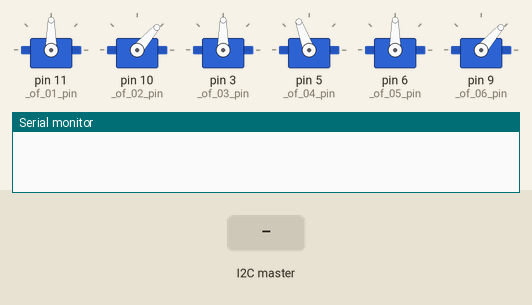
Simulated run of this sketch. Board: Arduino Uno, built with avr-gcc and run on an emulated ATmega328P. On the bench: 6 × servo, the last lines printed to the serial monitor. Inputs (shaded band) come from the test bench.

Above: at 1.2 s.
1.3 s: the I2C master sends the byte 1
At 2.2 s:
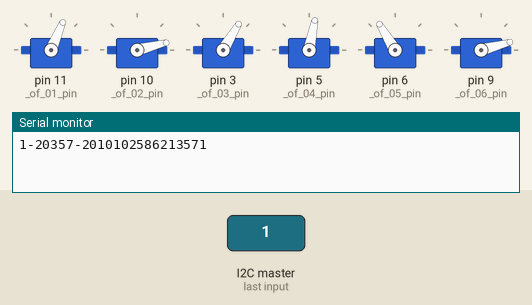
At 3.14 s:
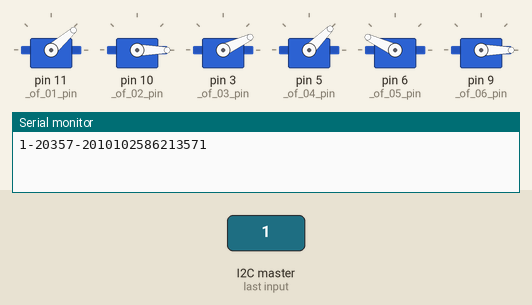
4.3 s: the I2C master sends the byte 90
7.3 s: the I2C master sends the byte 0
At 7.69 s:
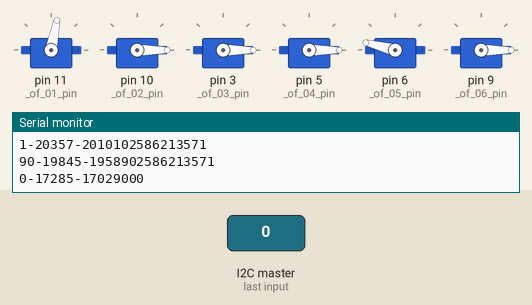
10.3 s: the I2C master sends the byte 200
13.3 s: the I2C master sends the byte 2
Timing chart, 0 to 17.3 s (numbered marks = the images above; inputs shaded):
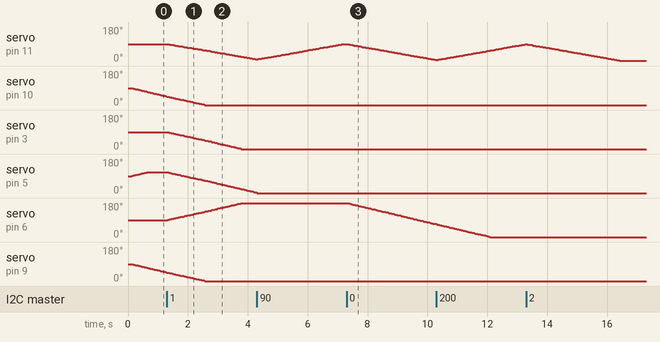

Measured:
- after the input at 1.3 s, servo on pin 11 (_of_01_pin): moves from 90° to 9° over 3.0 s, starting at once; servo on pin 3 (_of_03_pin): moves from 90° to 0° over 2.5 s, starting at once; servo on pin 5 (_of_04_pin): moves from 110° to 3° over 3.0 s, starting at once; servo on pin 6 (_of_05_pin): moves from 90° to 180° over 2.5 s, starting at once
- after the input at 7.3 s, servo on pin 11 (_of_01_pin): moves from 90° to 6° over 3.0 s, starting at once; servo on pin 6 (_of_05_pin): moves from 180° to 69° over 2.9 s, starting at once

The sketch:

robot.ino
```cpp
//add thread lib for writing non-blocking code.
#include <Thread.h>
#include <ThreadController.h>
//#include <SoftwareSerial.h>
#include <Wire.h>

#include "Control.h"
#include "PositionState.h"

//Initialize state object
Control ctl;
PositionState pos(90, 40, 90, 110, 90, 20);

ThreadController controll = ThreadController();
Thread* outputSignalThread = new Thread();

void setup() {
  Serial.begin(9600);
  while (!Serial);

  Wire.begin(8);
  Wire.onReceive(receiveEvent);

  ctl.initialRobot();

  //Initialize which function will be called when the thread start and interval time to start this thread.

  outputSignalThread->onRun(outputSignalCallback);
  outputSignalThread->setInterval(100);

  controll.add(outputSignalThread);
}

void loop() {
  controll.run();
}

void receiveEvent(int howMany) {
  int message[howMany];
  int i = 0;

  while (0 < Wire.available()) {
    int deg = Wire.read();
    message[i] = deg;
    i++;
  }
  Serial.print(message[0]); Serial.print(message[1]); Serial.print(message[2]); Serial.print(message[3]); Serial.print(message[4]); Serial.println(message[5]);
  pos.setState(message[0], message[1], message[2], message[3], message[4], message[1]);
}


void outputSignalCallback() {
  int of_01 = pos.getOF01();
  int of_02 = pos.getOF02();
  int of_03 = pos.getOF03();
  int of_04 = pos.getOF04();
  int of_05 = pos.getOF05();
  int of_06 = pos.getOF06();

  ctl.outputSignal(of_01, of_02, of_03, of_04, of_05, of_06);
}
```

Control.cpp
```cpp
#include "Arduino.h"
#include "Control.h"
#include "ServoEasing.h"

ServoEasing of_01_Servo;
ServoEasing of_02_Servo;
ServoEasing of_03_Servo;
ServoEasing of_04_Servo;
ServoEasing of_05_Servo;
ServoEasing of_06_Servo;

Control::Control() {
  //Nothing here
}

void Control::initialRobot() {
  of_01_Servo.attach(_of_01_pin);
  of_02_Servo.attach(_of_02_pin);
  of_03_Servo.attach(_of_03_pin);
  of_04_Servo.attach(_of_04_pin);
  of_05_Servo.attach(_of_05_pin);
  of_06_Servo.attach(_of_06_pin);
}

void Control::outputSignal(int of_01, int of_02, int of_03, int of_04, int of_05, int of_06) {
  of_01_Servo.startEaseTo(of_01, 30);
  of_02_Servo.startEaseTo(of_02, 40);
  of_03_Servo.startEaseTo(of_03, 40);
  of_04_Servo.startEaseTo(of_04, 40);
  of_05_Servo.startEaseTo(of_05, 40);
  of_06_Servo.startEaseTo(of_06, 40);
}
```

Control.h
```cpp
#ifndef Control_h
#define Control_h

//DOF 1: PIN11
//DOF 2: PIN10
//DOF 3: PIN3
//DOF 4: PIN5
//DOF 5: PIN6
//DOF 6: PIN9

#include "Arduino.h"

class Control {
  public:
    Control();
    void initialRobot();
    void outputSignal(int of_01, int of_02, int of_03, int of_04, int of_05, int of_06);
  private:
    int _of_01_pin = 11;
    int _of_02_pin = 10;
    int _of_03_pin = 3;
    int _of_04_pin = 5;
    int _of_05_pin = 6;
    int _of_06_pin = 9;
};

#endif
```

PositionState.cpp
```cpp
#include "Arduino.h"
#include "PositionState.h"
#include <ArduinoJson.h>

PositionState::PositionState(int of_01, int of_02, int of_03, int of_04, int of_05, int of_06) {
  _of_01 = of_01;
  _of_02 = of_02;
  _of_03 = of_03;
  _of_04 = of_04;
  _of_05 = of_05;
  _of_06 = of_06;
}

void PositionState::setState(int of_01, int of_02, int of_03, int of_04, int of_05, int of_06) {
  _of_01 = of_01;
  _of_02 = of_02;
  _of_03 = of_03;
  _of_04 = of_04;
  _of_05 = of_05;
  _of_06 = of_06;
}

int PositionState::getOF01() {
  return _of_01;
}

int PositionState::getOF02() {
  return _of_02;
}

int PositionState::getOF03() {
  return _of_03;
}

int PositionState::getOF04() {
  return _of_04;
}

int PositionState::getOF05() {
  return _of_05;
}

int PositionState::getOF06() {
  return _of_06;
}
```

PositionState.h
```cpp
#ifndef PositionState_h
#define PositionState_h

#include "Arduino.h"

class PositionState {
  public:
    PositionState(int of_01, int of_02, int of_03, int of_04, int of_05, int of_06);
    void setState(int of_01, int of_02, int of_03, int of_04, int of_05, int of_06);

    int getOF01();
    int getOF02();
    int getOF03();
    int getOF04();
    int getOF05();
    int getOF06();
  private:
    int _of_01 = 90; //0->180
    int _of_02 = 20; //0->180
    int _of_03 = 180; //0->180
    int _of_04 = 0; //50->0
    int _of_05 = 20; //0->180
    int _of_06 = 20; //0->60
};

#endif
```
